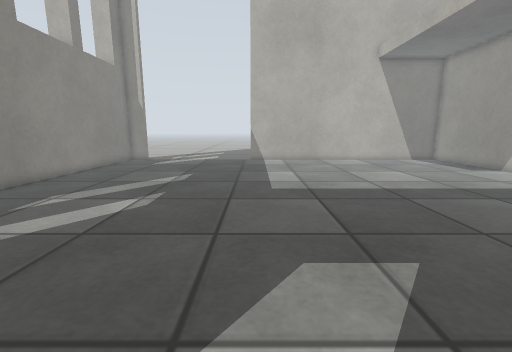
view 1 (above)

12 first-person views from a walk through a Gazebo world. The camera is 0.27 m above the floor, tilts 10° down and sees 90° across. The floor is counted in squares, 0.1 m on a side. Each view is taken from the middle of a square. On the plan, view 1 faces up. The plan holds only what a view shows up to about 18 squares ahead; the rest is blank. Surface patterns are stand-ins for the level's own textures.

view 2
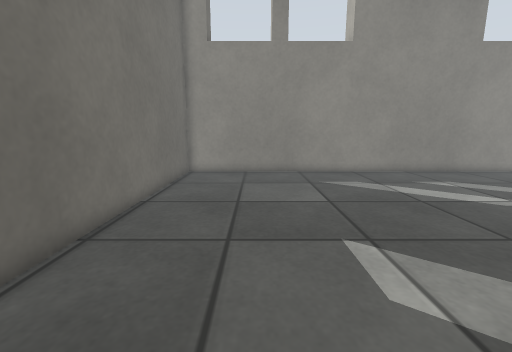

view 3
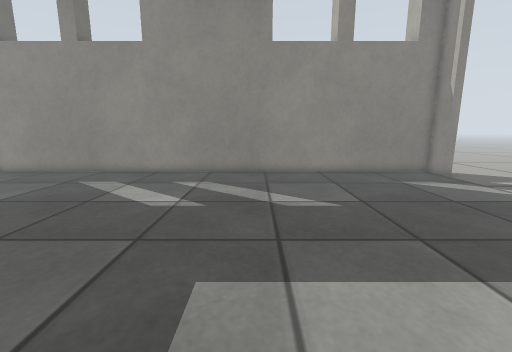

view 4
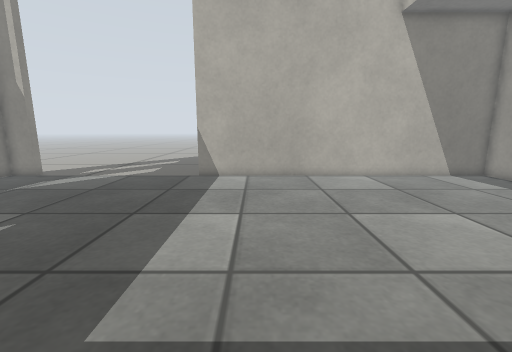

view 5
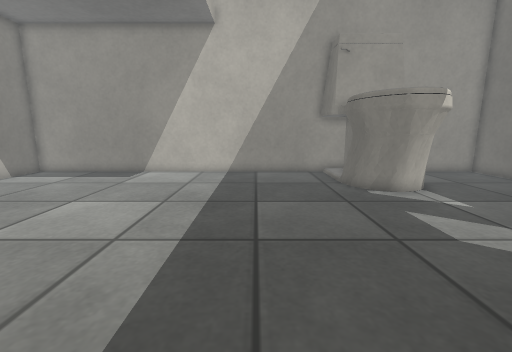

view 6
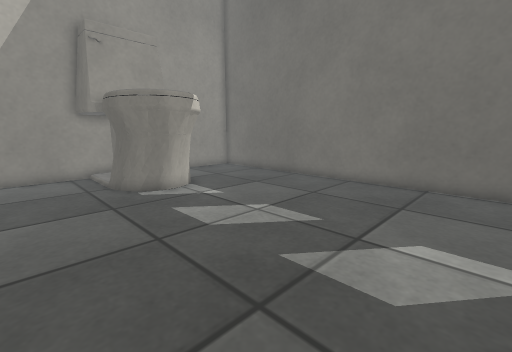

view 7
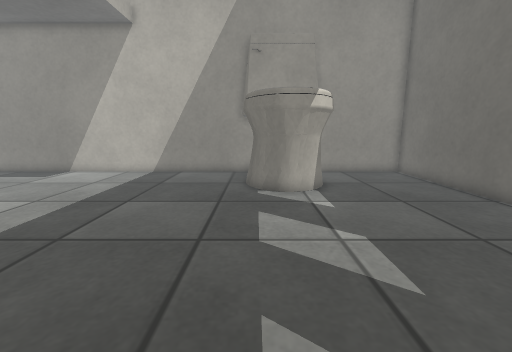

view 8
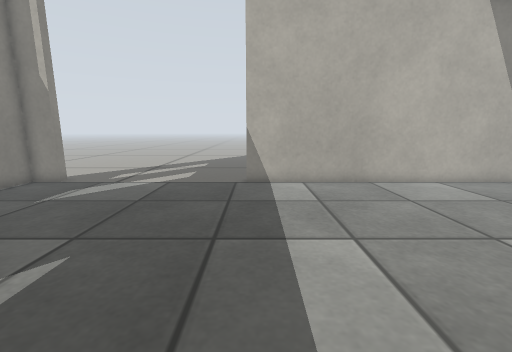

view 9
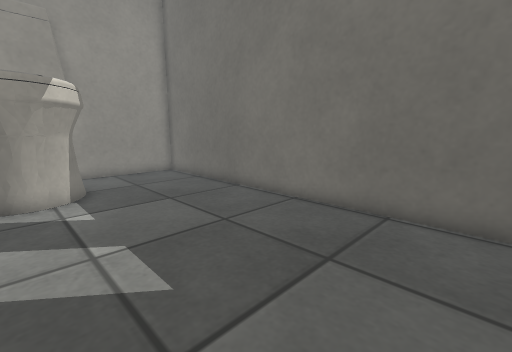

view 10
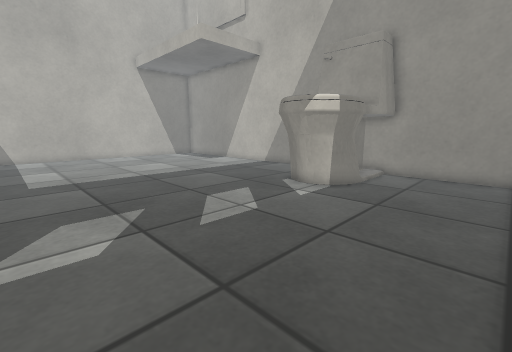

view 11
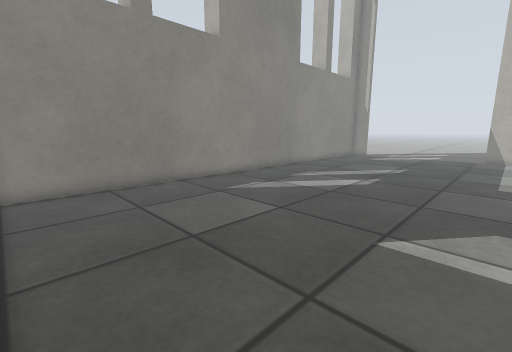

view 12
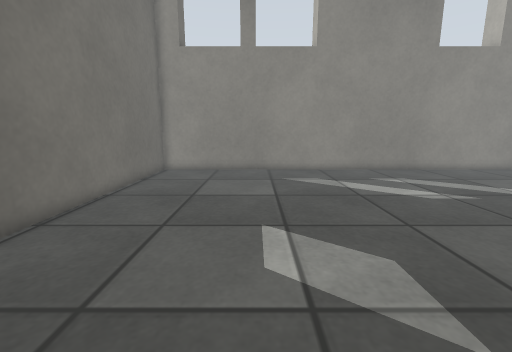

### Floor plan
Points are (right, up) in squares from view 1. A wall is a line through its corners. A room is listed if a view was taken in it or the views show most of it. See-through windows are left out.
Room 1 (views 1, 2, 3, 4, 5, 6, 7, 8, 9, 10, 11, 12)
walls: (10.2, 4.4) (10.5, 4.8) (11.3, 5.3) (12.8, 5.6); (10, 4) (10.2, 4.5); (10.2, 4.1) (10.4, 4.5) (10.9, 5); (10.7, 4.5) (11.3, 5.1); (11, 5) (11.7, 5.3); (10.9, 4.7) (11.5, 5.1) (12.2, 5.3); (10.7, 4.2) (11.4, 4.9); (11.1, 4.8) (12.8, 5.4); (11, 4.6) (12.4, 5.4) (13.4, 5.3); (10.7, 4) (11.2, 4.9) (13.1, 5.3); (10.4, 3.1) (10.5, 3.9); (12, 5.4) (13.2, 5.5); (10.7, 3.2) (10.7, 3.8); (12.2, 5.5) (13.4, 5.6); (10.6, 2.9) (10.4, 3.5) (10.6, 4.1); (12.1, 5.2) (13.3, 5.1); (12.1, 5.1) (13.4, 5.3); (10.4, 2.5) (10.2, 2.8) (10.1, 3.6); (10.5, 2.4) (10.2, 2.9); (11, 2.6) (10.7, 3.3); (11.1, 2.5) (10.7, 3.1) (10.7, 3.3) (10.9, 4.3) (11.9, 5.1); (12.8, 5.2) (13.3, 5.1); (10.8, 2.1) (10.2, 2.7) (10, 3.4); (11.1, 2.1) (10.4, 2.7) (10.2, 3.2); (11, 1.9) (10.6, 2.2); (11.2, 2) (10.8, 2.2) (10.4, 2.8); (11.3, 1.7) (10.9, 2); (11.6, 1.6) (11.1, 1.8); (11.9, 1.9) (11, 2.6); (12, 1.9) (11.3, 2.2) (10.2, 3.3) (10.3, 3.9); (12.1, 1.6) (11.5, 1.8) (11, 2.1); (12.1, 1.5) (11.5, 1.6); (12.4, 1.7) (10.8, 2.6) (10.4, 3.1) (10.3, 3.5); (14.5, 5.3) (15.4, 5.8) (16.9, 5.8); (12.6, 1.7) (11.2, 2.3); (12.5, 1.4) (11.9, 1.5); (14.9, 5.3) (15.2, 5.6); (13.2, 1.7) (11.8, 2); (13.3, 1.8) (11.9, 1.9) (10.7, 3.1); (14.9, 4.5) (16, 4.5); (13.5, 1.8) (12.8, 1.7); (13.4, 1.4) (12.3, 1.5); (15.2, 1.4) (14.8, 1.7); (16.1, 2.5) (14.6, 2.5); (17, 4) (17, 24.5) (-0.5, 24.5); (16.7, 1.2) (15.5, 1.2) (14.6, 1.7); (-10.5, 24.5) (-12, 24.5) (-12, -4.5) (17, -4.5) (17, 3)
low walls: (11.3, 4.5) (11.6, 4.9); (11, 4) (11.4, 4.7) (12.1, 5.2); (11.3, 2.7) (11, 3.3); (11.3, 2.4) (10.9, 3.1) (10.9, 3.8) (11.2, 4.5); (12.8, 1.7) (12.2, 1.9)
ways out: opening at (-5.5, 25)

Positions as (right, up) in squares from view 1, and headings:
1: (0, 0), facing up
2: (5, 0), facing left
3: (5, 13), facing left
4: (3, 9), facing up
5: (0, 10), facing right
6: (0, 9), facing down-right
7: (0, 5), facing right
8: (0, 11), facing up
9: (0, 4), facing down-right
10: (0, -4), facing up-right
11: (1, -4), facing up-left
12: (6, 2), facing left
